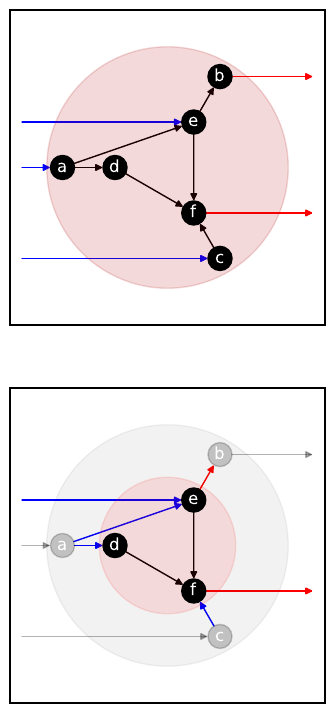

The Python source for this figure:
import networkx as nx
import numpy as np
import matplotlib
matplotlib.use('Agg') # Must be before importing matplotlib.pyplot or pylab!
import matplotlib.pyplot as plt
from functools import reduce
from typing import List

def project_in(arr):
    x,y=arr
    return np.array([leftb, y])

def project_out(arr):
    x,y=arr
    return np.array([rightb, y])

def ext_in_name(n:str):
    return f"to_{n}"
    
def ext_out_name(n:str):
    return f"{n}_to"

def flatten(ll: List[List])->List:
    return reduce(
        lambda acc, el: acc + el,
        ll
    )

def plot_nodes_with_labels(
        G,
        ax,
        pos,
        nodelist,
        labels,
        alpha=1
    ):
    nx.draw_networkx_nodes(
            G=G,
            #pos=pos_ss,
            pos=pos,
            ax=ax,
            nodelist=nodelist,
            node_color="black",
            alpha=alpha
    )
    nx.draw_networkx_labels(
            G=G,
            #pos=pos_ss,
            pos=pos,
            ax=ax,
            labels=labels,
            font_color="white",
            alpha=1
            #alpha=alpha
    )

def plot(
        G,
	    ax,
	    pos,
        s,
	    ss,
        circs,
        in_flux_color="blue",
        out_flux_color="red",
        internal_flux_color="black",
    ):
    ax.set_aspect(1)
    ax.set_xlim(-3,3)
    ax.set_ylim(-3,3)
    # draw ss nodes
    plot_nodes_with_labels(G,ax,pos,ss,labels={k:k for k in ss})
    # draw swoss nodes
    swoss=s.difference(set(ss))
    plot_nodes_with_labels(
        G,
        ax,
        pos,
        swoss,
        labels={
            k:k for k in swoss
        },
        alpha=0.2
    )
    # draw ss influxes 
    ss_in_es = [
        (src,t) for (src,t) in flatten(
            [
                list(G.in_edges(n)) 
                for n in ss 
            ]
        ) 
        if src  not in ss
    ]
    nx.draw_networkx_edges(
            G=G,
            pos=pos,
            ax=ax,
            edgelist=ss_in_es,
            edge_color=in_flux_color,
            alpha=1
    )
    # draw ss outfluxes 
    ss_out_es = [
        (src,t) for (src,t) in flatten(
            [
                list(G.out_edges(n)) 
                for n in ss 
            ]
        ) 
        if t not in ss
    ]
    nx.draw_networkx_edges(
            G=G,
            pos=pos,
            ax=ax,
            edgelist=ss_out_es,
            edge_color=out_flux_color,
            alpha=1
    )
    # draw internal ss edges
    ss_internal_es=[
        (src,t) for (src,t) in G.edges() 
        if ((src in ss) and (t in ss))
    ]
    nx.draw_networkx_edges(
            G=G,
            pos=pos,
            ax=ax,
            edgelist=ss_internal_es,
            edge_color=internal_flux_color,
            alpha=1
    )
    # draw remaining edges
    rest_es = set(G.edges()).difference( ss_in_es + ss_out_es + ss_internal_es)
    nx.draw_networkx_edges(
            G=G,
            pos=pos,
            ax=ax,
            edgelist=rest_es,
            edge_color=internal_flux_color,
            alpha=0.3
    )
    for circ in circs:
        ax.add_patch(circ)

ifbs = ["a","c","e"]
ofbs = ["f","b"]
intfbs=[
    ("a","d"),
    ("a","e"),
    ("d","f"),
    ("e","b"),
    ("e","f"),
    ("c","f"),
]
swoss = {"a","b","c"}
ss = {"d","e","f"}
s = swoss.union(ss)
# first add the inner node
G=nx.DiGraph()
G.add_nodes_from(ss)
#pos_ss=nx.circular_layout(G,center=np.array([0,0]))
leftb = -3
rightb = 3
pos_ss={
 'd': np.array([-1.00000000e+00, 1.98682151e-08]),
 'e': np.array([0.50000007,  0.86602542]),
 'f': np.array([0.49999993, -0.86602544]),
}
G.add_nodes_from(swoss)
pos_swoss = {
    "a":2*pos_ss["d"],
    "b":2*pos_ss["e"],
    "c":2*pos_ss["f"],
}        
pos_s={**pos_ss,**pos_swoss}
s={k for (k,v) in pos_s.items()}

pos_ext_in = {ext_in_name(k):project_in(pos_s[k]) for k in ifbs}
pos_ext_out = {ext_out_name(k):project_out(pos_s[k]) for k in ofbs}
pos={**pos_s, **pos_ext_in, **pos_ext_out}

G.add_edges_from([(ext_in_name(n),n) for n in ifbs])
G.add_edges_from([(n,ext_out_name(n)) for n in ofbs])
G.add_edges_from(intfbs)


black_alpha = 0.05
red_alpha = 0.1
r_ss = 1.3
r_s = 2.3
circ_s_b = plt.Circle((0,0),r_s,color='black',alpha=black_alpha)
circ_s = plt.Circle((0,0),r_s,color='red',alpha=red_alpha)

f=plt.figure(figsize=(4.5,9))
axs=f.subplots(2,1)
ax=axs[0]
plot(
    G,
	axs[0],
	pos,
    s,
	s,
	[circ_s_b, circ_s]
)

circ_s_b=plt.Circle((0,0),r_s,color='black',alpha=black_alpha)
circ_ss=plt.Circle((0,0), r_ss, color='red', alpha=red_alpha)
plot(
    G,
	axs[1],
	pos,
    s,
	ss,
	[circ_s_b, circ_ss]
)
f.savefig("abstract_subsystems.pdf", bbox_inches='tight')

